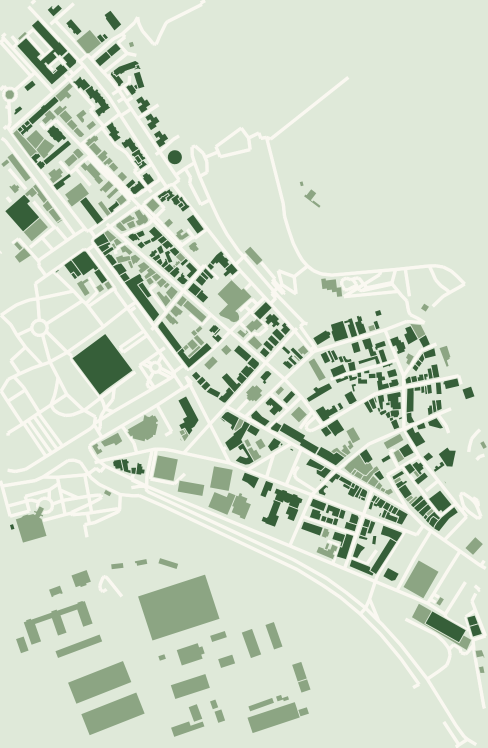
#> input picture work/prezentare-fotografii/constanta.png, 975 x 1495 px (shown at 1/2 size)
$ python -i vision.py   (imports and definitions only)   (older library calls are emulated)
#> lines starting #> are read from the running program, lines starting #| are printed output that depends on the picture
### src/umbra/video.py
"""Video IO and conservative synchronization helpers."""

from __future__ import annotations

import math
import subprocess
from dataclasses import asdict, dataclass
from pathlib import Path

import cv2
import numpy as np


@dataclass(slots=True)
class VideoInfo:
    fps: float
    frame_count: int
    width: int
    height: int
    duration_s: float


def inspect_video(path: Path) -> dict[str, float | int]:
    capture = cv2.VideoCapture(str(path))
    if not capture.isOpened():
        raise ValueError("Umbra could not decode this video. Convert it to MP4/WebM and retry.")
    fps = float(capture.get(cv2.CAP_PROP_FPS) or 0)
    count = int(capture.get(cv2.CAP_PROP_FRAME_COUNT) or 0)
    width = int(capture.get(cv2.CAP_PROP_FRAME_WIDTH) or 0)
    height = int(capture.get(cv2.CAP_PROP_FRAME_HEIGHT) or 0)
    capture.release()
    if fps <= 0 or width <= 0 or height <= 0:
        raise ValueError("The video is missing usable frame-rate or dimensions metadata.")
    return asdict(VideoInfo(fps=fps, frame_count=count, width=width, height=height, duration_s=count / fps))


def read_frames(
    path: Path,
    *,
    target_fps: float = 10,
    max_frames: int = 600,
    resize_width: int = 480,
) -> tuple[list[np.ndarray], list[float], dict[str, float | int]]:
    """Decode a bounded, uniformly sampled analysis stream."""
#> called with target_fps = 10, max_frames = 600, resize_width = 480

    info_dict = inspect_video(path)
    info = VideoInfo(**info_dict)
    # Never sample faster than the target: 60s clips must fit within 600 samples.
    step = max(1, math.ceil(info.fps / target_fps))
    capture = cv2.VideoCapture(str(path))
    frames: list[np.ndarray] = []
    timestamps: list[float] = []
    source_index = 0
    while len(frames) < max_frames:
        ok, frame = capture.read()
#> frame is the input picture: shape (1495, 975, 3); mean B, G, R 202.7, 220.5, 208.6
        if not ok:
            break
        if source_index % step == 0:
            if frame.shape[1] > resize_width:
                ratio = resize_width / frame.shape[1]
#> ratio = 0.492
                frame = cv2.resize(frame, (resize_width, round(frame.shape[0] * ratio)))
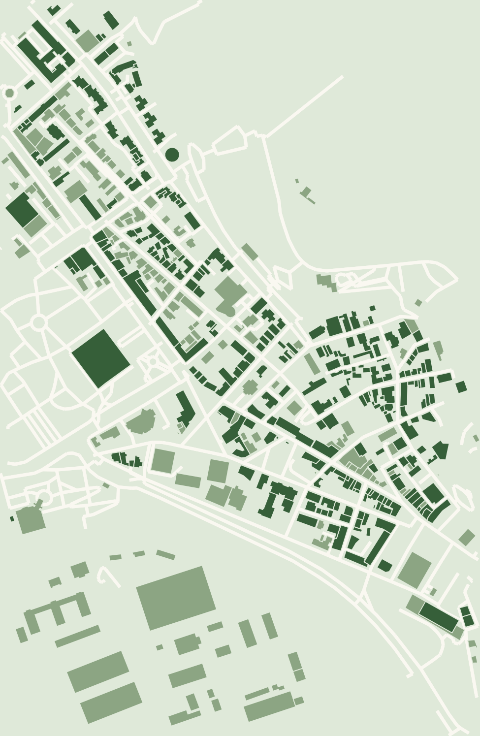
#> frame: shape (736, 480, 3); mean B, G, R 202.7, 220.5, 208.6
            frames.append(frame)
            timestamps.append(source_index / info.fps)
        source_index += 1
    capture.release()
    if not frames:
        raise ValueError("No decodable frames were found in this video.")
    return frames, timestamps, info_dict


# [75 lines left out: functions write_mp4, extract_audio_envelope, estimate_audio_offset, allowed_video_name, not called in this run]

### src/umbra/vision.py
"""Calibration, corner assessment, and automatic ground-truth helpers."""

from __future__ import annotations

import csv
from dataclasses import dataclass
from pathlib import Path
from typing import Any

import cv2
import numpy as np

from .video import read_frames


@dataclass(slots=True)
class CalibrationModel:
    background: np.ndarray
    stable_mask: np.ndarray
    lit_mask: np.ndarray
    noise: float
    stability: float


@dataclass(slots=True)
class SceneAssessment:
    edge: tuple[int, int, int, int] | None
    roi: tuple[int, int, int, int] | None
    edge_score: float
    roi_score: float
    coverage_score: float
    reasons: list[str]
    source: str = "automatic"


def grayscale(frame: np.ndarray) -> np.ndarray:
    return cv2.cvtColor(frame, cv2.COLOR_BGR2GRAY).astype(np.float32)


# [367 lines left out: functions align_to_reference, build_calibration_model, _roi_score, _edge_contrast, los_band, detect_corner_and_roi and 4 more, not called in this run]


def find_aruco_track_labels(path: Path) -> list[dict[str, float | bool]]:
    """Extract coarse position from a controlled ground-truth camera.

    Marker 10 denotes the corner-side endpoint and marker 11 the far endpoint.
    The moving target is the largest foreground blob between the markers.
    """

    frames, timestamps, _ = read_frames(path, target_fps=10, resize_width=480)
    aruco = cv2.aruco  # type: ignore[attr-defined]
    dictionary = aruco.getPredefinedDictionary(aruco.DICT_4X4_50)
    detector = aruco.ArucoDetector(dictionary) if hasattr(aruco, "ArucoDetector") else None
    subtractor = cv2.createBackgroundSubtractorMOG2(history=24, varThreshold=24, detectShadows=False)
    labels: list[dict[str, float | bool]] = []
    marker_centres: dict[int, np.ndarray] = {}
    for index, frame in enumerate(frames):
        marker_centres = {}
        gray = cv2.cvtColor(frame, cv2.COLOR_BGR2GRAY)
        if detector is not None:
            corners, ids, _ = detector.detectMarkers(gray)
        else:
            corners, ids, _ = aruco.detectMarkers(gray, dictionary)
        if ids is not None:
            for marker_corners, marker_id in zip(corners, ids.flatten(), strict=False):
                if int(marker_id) in {10, 11}:
                    marker_centres[int(marker_id)] = marker_corners.reshape(-1, 2).mean(axis=0)
        foreground = subtractor.apply(frame)
        foreground = cv2.morphologyEx(foreground, cv2.MORPH_OPEN, np.ones((3, 3), np.uint8))
        contours, _ = cv2.findContours(foreground, cv2.RETR_EXTERNAL, cv2.CHAIN_APPROX_SIMPLE)
        candidates = [contour for contour in contours if cv2.contourArea(contour) > frame.shape[0] * frame.shape[1] * 0.002]
        valid = (
            index >= 24
            and 10 in marker_centres and 11 in marker_centres
            and float(np.linalg.norm(marker_centres[11] - marker_centres[10])) > 20
        )
        present = bool(candidates and valid)
        position = 0.5
        if present:
            contour = max(candidates, key=cv2.contourArea)
            moments = cv2.moments(contour)
            if moments["m00"]:
                point = np.array([moments["m10"] / moments["m00"], moments["m01"] / moments["m00"]])
                start, end = marker_centres[10], marker_centres[11]
                vector = end - start
                position = float(np.clip(np.dot(point - start, vector) / (np.dot(vector, vector) + 1e-6), 0.0, 1.0))
        labels.append({"timestamp_s": timestamps[index], "position_norm": position, "present": present, "valid": bool(valid)})
    return labels


# [104 lines left out: functions find_person_track_labels, manual_track_labels, load_ground_truth, not called in this run]

>>> result = find_aruco_track_labels('../../work/prezentare-fotografii/constanta.png')
